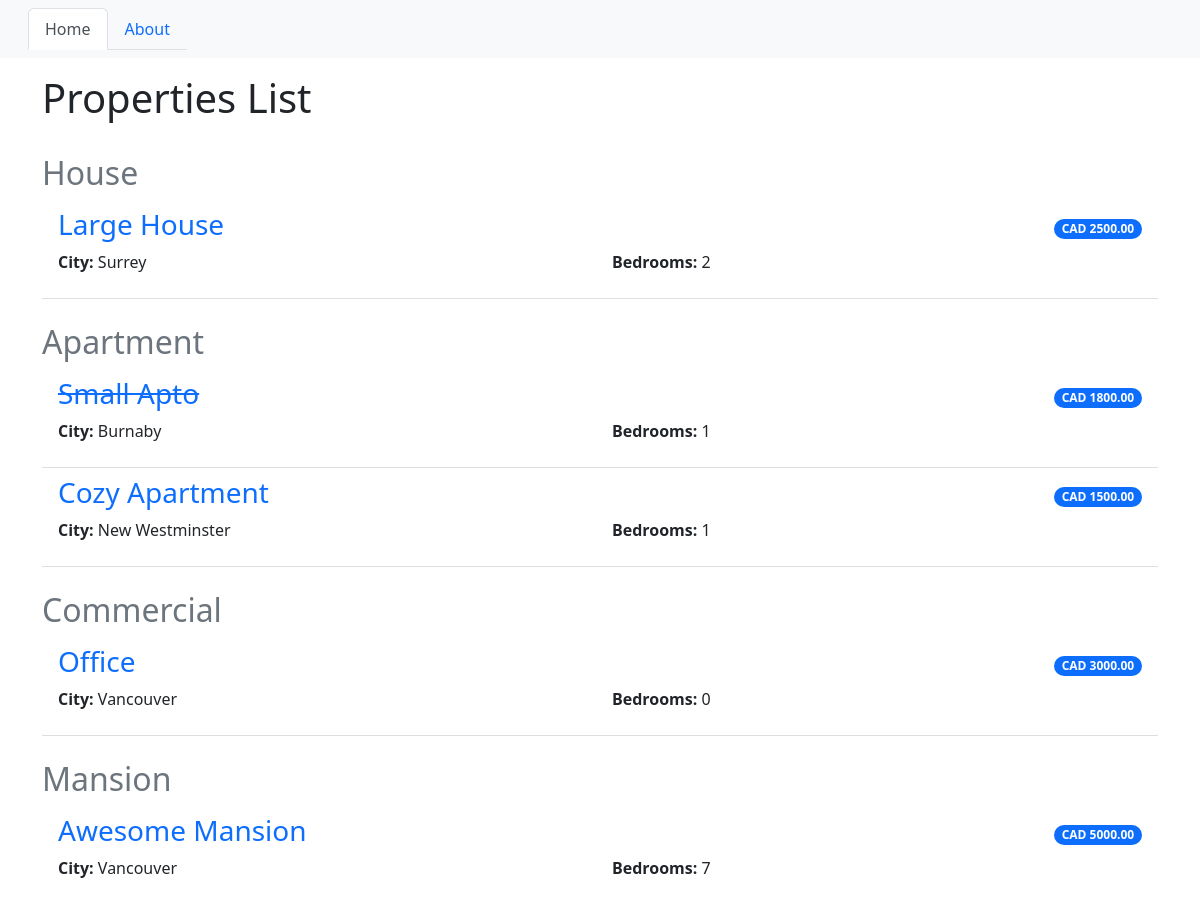
The page / on the database its author committed.
### realtor_app/models.py (models this page shows, shortened)
class Item(models.Model):
    property = models.CharField(max_length=1000, unique=True)
    property_type = models.CharField(max_length=100, choices=PROPERTY_TYPE)
    address = models.CharField(max_length=100, default="")
    city = models.CharField(max_length=100, default="")
    bedrooms = models.IntegerField(default=0)
    has_pool = models.BooleanField(default=False)
    has_garage = models.BooleanField(default=False)
    description = models.CharField(max_length=2000)
    price = models.DecimalField(max_digits=10, decimal_places=2)
    realtor = models.ForeignKey(User, on_delete=models.PROTECT)  #models.CASCADE || models.SET_NULL
    status = models.IntegerField(choices=STATUS, default=0)
    date_created = models.DateTimeField(auto_now_add=True)
    date_updated = models.DateTimeField(auto_now=True)

### realtor_app/views.py (the view)
# urls.py: path('', views.PropertyList.as_view(), name='home'),
class PropertyList(generic.ListView):
    queryset = Item.objects.order_by("date_created")  # "-date_created" inverse order
    template_name = "index.html"
    def get_context_data(self, **kwargs):
        context = super().get_context_data(**kwargs)
        context["properties"] = PROPERTY_TYPE
        return context

### realtor_app/templates/index.html
{% extends 'base.html' %}
{% block content %}
<div class="container">
  <h1 class="pt-3">Properties List</h1>
    <ul class="list-group list-group-flush">
        {% for property in properties %}
            <h2 class="pt-4 text-secondary">{{ property.1 }}</h2>
                {% for item in item_list %}
                    {% if item.property_type == property.0 %}
                        {% if item.status == 1 %}
                        <li class="list-group-item d-flex justify-content-between align-items-center border-0 pb-0">
                            <a href="{% url 'property_details' item.pk %}" class="no-underline"><h3><del>{{ item.property }}</del></h3></a>
                            <span class="badge bg-primary rounded-pill">CAD {{ item.price }}</span>
                        </li>
                        <li class="list-group-item pt-0">
                          <div class="row">
                            <div class="col-md-6">
                              <p><b>City:</b> {{ item.city }}</p>
                            </div>
                            <div class="col-md-6">
                              <p><b>Bedrooms:</b> {{ item.bedrooms }}</p>
                            </div>
                          </div>
                        </li>
                        {% else %}
                        <li class="list-group-item d-flex justify-content-between align-items-center border-0 pb-0">
                            <a href="{% url 'property_details' item.pk %}" class="no-underline"><h3>{{ item.property }}</h3></a>
                            <span class="badge bg-primary rounded-pill">CAD {{ item.price }}</span>
                        </li>
                        <li class="list-group-item pt-0">
                          <div class="row">
                            <div class="col-md-6">
                              <p><b>City:</b> {{ item.city }}</p>
                            </div>
                            <div class="col-md-6">
                              <p><b>Bedrooms:</b> {{ item.bedrooms }}</p>
                            </div>
                          </div>
                        </li>
                        {% endif %}
                    {% endif %}
                {% endfor %}
        {% endfor %}
    </ul>
</div>
{% endblock content %}

### realtor_app/templates/base.html (shortened to what this page needs)
<!DOCTYPE html>
<html lang="en">
    <head>
        <link href="https://cdn.jsdelivr.net/npm/bootstrap@5.2.0-beta1/dist/css/bootstrap.min.css" rel="stylesheet">
    </head>
    <body>
        <nav class="navbar navbar-expand-lg bg-light">
            <div class="container-fluid">
                <div class="collapse navbar-collapse" id="navbarNav">
                    <ul class="nav nav-tabs">
                         <li class="nav-item">
                            <a class="nav-link active" aria-current="page" href="{% url 'home' %}">Home</a>
                        </li>
                        <li class="nav-item">
                            <a class="nav-link" aria-current="page" href="{% url 'about' %}">About</a>
                        </li>
                    </ul>
                </div>
            </div>
        </nav>
        {% block content %}
        {% endblock content %}
    </body>
</html>

### realtor_app/templates/base.html (style rules this page uses)
.no-underline { text-decoration: none; }

### rows shown on the page
Item: property "Large House", price "2500.00", city "Surrey", bedrooms "2"
Item: property "Small Apto", price "1800.00", city "Burnaby", bedrooms "1"
Item: property "Cozy Apartment", price "1500.00", city "New Westminster", bedrooms "1"
Item: property "Office", price "3000.00", city "Vancouver", bedrooms "0"
Item: property "Awesome Mansion", price "5000.00", city "Vancouver", bedrooms "7"

### other values the page prints
{{ property.1 }} "House" "Apartment" "Commercial" "Mansion"
